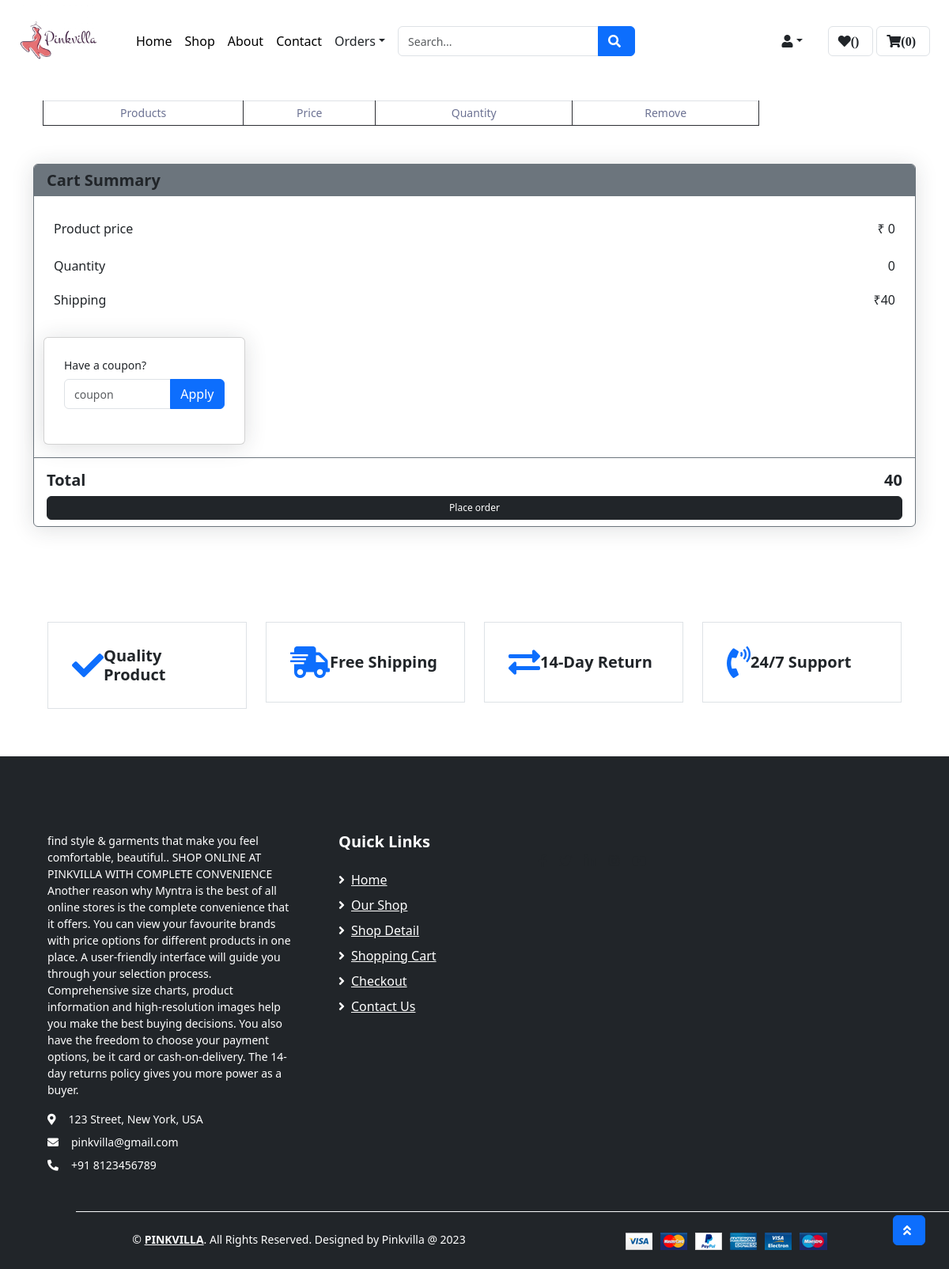
Page /show-cart/ (signed in) on the earlier database version.
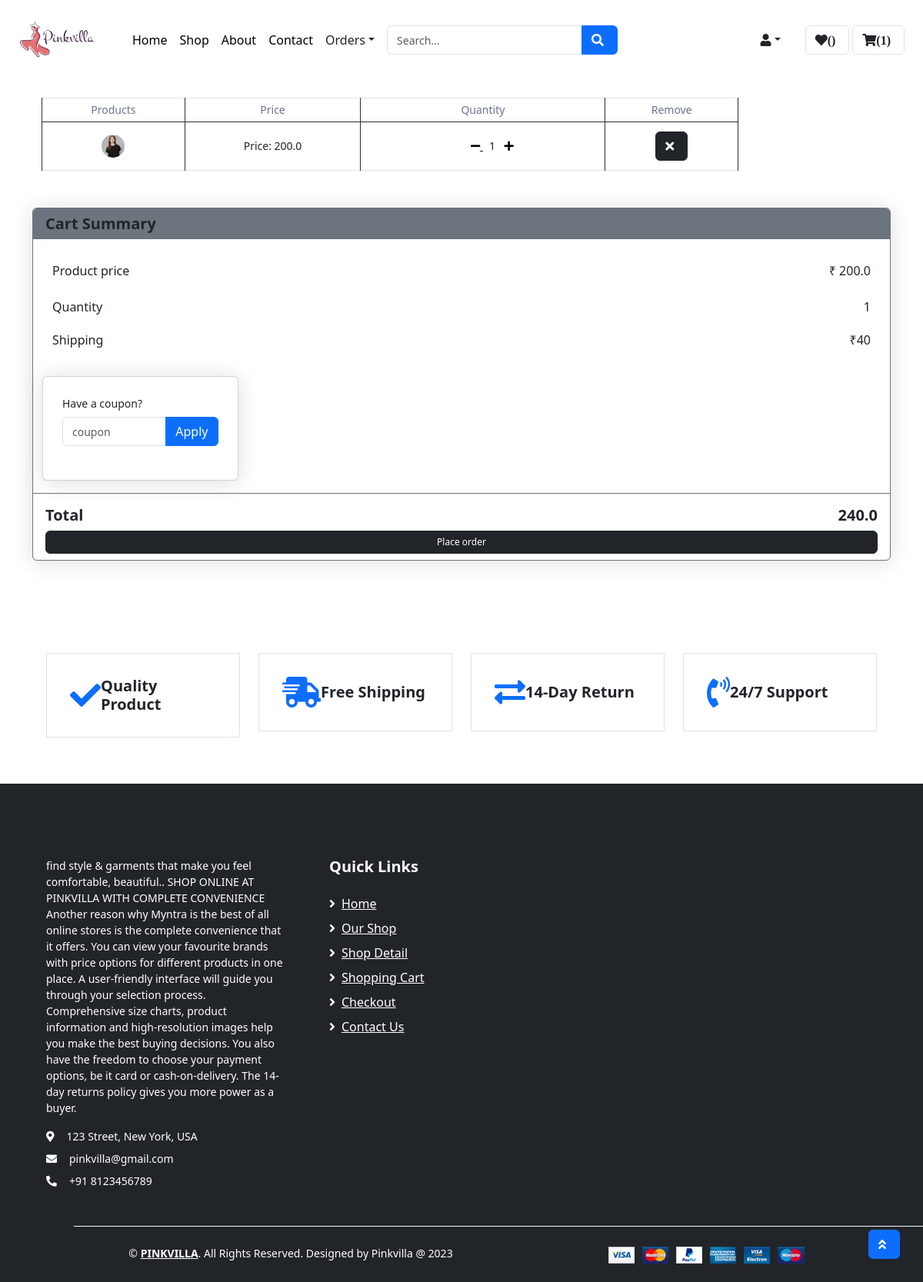
Same page on the later database version.
### app1/models.py (models this page shows, shortened)
class Cart(models.Model):
    username = models.ForeignKey(custom_user,on_delete=models.CASCADE)
    variant = models.ForeignKey(Variant,on_delete=models.CASCADE)
    coupon = models.ForeignKey(Coupon, on_delete=models.SET_NULL,null=True,blank= True)
    discount_price= models.DecimalField(max_digits=10,decimal_places=2,default=0)
    quantity = models.PositiveIntegerField(default=1)

class Variant(models.Model):
    id = models.AutoField(primary_key=True)
    variant = models.CharField(max_length=100,blank= True,null= True)
    Product = models.ForeignKey(Product,on_delete=models.CASCADE)
    Color = models.ForeignKey(Color,on_delete=models.CASCADE)
    Size = models.ForeignKey(Size,on_delete=models.CASCADE)
    quantity = models.IntegerField(default=1)
    price = models.FloatField(default=0)
    image1 = models.ImageField(blank=True, upload_to='images/')
    image2 = models.ImageField(blank=True, upload_to='images/')
    image3 = models.ImageField(blank=True, upload_to='images/')
    image4 = models.ImageField(blank=True, upload_to='images/')

### app1/views.py (the view, shortened to what this page needs)
# urls.py: path('show-cart/', views.show_cart, name='show-cart'),
def show_cart(request):
    username = custom_user.objects.get(username=request.session["username"])
    cart_items = Cart.objects.filter(username=username)
    cart_count = cart_items.count()
    couponobj = None
    amount = 0
    quantityobj = 0
    for cart_item in cart_items:
        value = cart_item.quantity * cart_item.variant.price
        amount += value
        quantityobj += cart_item.quantity
    coupon_discount = 0
    if couponobj and couponobj.exists():
        print(couponobj,",,,,,,,,,,,,,,,,,,,,,,,,,,,,,,,,,,,,,,,,,")
        coupon_discount = couponobj[0].discount_price
        print(coupon_discount,"eeeeeeeeeeeeeeeeeeeeeeeeeeeeeeeeeeeeeeeeeeeeeeeee")
        amount =Decimal(amount) - coupon_discount
        print (amount)
    total = amount + 40
    print(total,">>>>>>>>>>>>>>>>>>>>>>>>>>>>")
    context = {'cart': cart_items,
        'total': total,
        'amount': amount,
        'quantityobj': quantityobj,
        'coupon_discount': coupon_discount,
        'cart_count': cart_count }
    return render(request, 'addtocart.html',context)

### app1/templates/addtocart.html (shortened to what this page needs)
{% extends 'product_detail.html' %}
{% load static %}
{% block main-content %}
<div class="container mr-8 mt-4">
    <div class="col-lg-10  mb-5">
        <table class="table table-bordered text-center mb-2" >
            <thead class="bg-secondary text-dark">
                <tr>
                    <th>Products</th>
                    <th>Price</th>
                    <th>Quantity</th>
                    <th>Remove</th>
                </tr>
            </thead>
            <tbody class="align-middle">
                {% for item in cart %}
                <tr>
                    <td class="align-middle">
                        <img src="{{ item.variant.image1.url }}" alt="" class="img-fluid">
                    </td>
                    <td class="align-middle">
                        <p class="card-text">Price: {{ item.variant.price }}</p>
                    </td>
                    <td class="align-middle">
                            <div class="p-3 ml-4 align-middle">
                                <a href="{% url 'cart_dec' item.id %}" class="mr-2" style="color: black;">
                                    <i class="fa fa-minus"></i>
                                </a>
                            {{item.quantity}}
                                <a href="{% url 'cart_inc' item.id %}" class="ml-2" style="color: black;">
                                    <i class="fa fa-plus"></i>
                                </a>
                            </div>
                    </td>
                    <td class="align-middle">
                        <a href="{% url 'cart_remove' item.id %}" class="btn btn-dark" onclick="return confirm('Do you want to remove this product from the cart?');">
                            <i class="fa fa-times"></i>
                        </a>
                    </td>
                </tr>
                {% endfor %}
            </tbody>
        </table>
    </div>
</div>
    <div class="container pt-0 sm-0">
    <div class="card border-secondary col- sm-2">
         <div class="card-header bg-secondary border-0">
            <h5 class="font-weight-semi-bold m-0">Cart Summary</h5>
         </div>
        <div class="card-body">
            <div class="d-flex justify-content-between mb-3 pt-1">
                <h6 class="font-weight-medium">Product price</h6>
                <h6 class="font-weight-medium">₹ {{amount}}</h6>
            </div>
            <div class="d-flex justify-content-between mb-3 pt-1">
                <h6 class="font-weight-medium">Quantity</h6>
                <h6 class="font-weight-medium">{{quantityobj}}</h6>
            </div>
            <div class="d-flex justify-content-between">
                <h6 class="font-weight-medium">Shipping</h6>
                <h6 class="font-weight-medium">₹40</h6>
            </div>
        </div>
        <aside class="col-md-3">
            <div class="card mb-3">
                <div class="card-body">
                    <form method="POST">
                        <div class="form-group">
                            <label>Have a coupon? </label>
                            <div class="input-group">
                                <input type="text" class="form-control" name="coupon" placeholder="coupon">
                                <span class="input-group-append">
                                    <button type="submit" class="btn btn-primary">Apply</button>
                                </span>
                            </div>
                        </div>
                    </form>
                </div>
            </div>
        </aside>
        <div class="card-footer border-secondary bg-transparent">
            <div class="d-flex justify-content-between mt-2">
                <h5 class="font-weight-bold">Total</h5>
                <h5 class="font-weight-bold">{{total}}</h5>
            </div>
            <div class="d-grid">
                <a href="{% url 'checkout' %}" class="btn btn-dark" style="padding: 5px 10px; font-size: 12px;">Place order</a>
            </div>
        </div>
    </div>
</div>
{% endblock main-content %}

### app1/templates/product_detail.html (shortened to what this page needs)
{% extends 'user_product.html' %}
{% load static %}

### app1/templates/user_product.html (shortened to what this page needs)
{% extends 'user_home.html' %}
{% load static %}

### app1/templates/user_home.html (shortened to what this page needs)
<!DOCTYPE html>
<html lang="en">
  {% load static %}
<head>
    <link href="https://cdnjs.cloudflare.com/ajax/libs/font-awesome/5.10.0/css/all.min.css" rel="stylesheet">
    <link href="lib/owlcarousel/assets/owl.carousel.min.css" rel="stylesheet">
    <link href="/static/app/css/style.min.css" rel="stylesheet">
    <link href="{% static 'app/css/style.css' %}" rel="stylesheet">
    <link href="https://cdn.jsdelivr.net/npm/bootstrap@5.3.0/dist/css/bootstrap.min.css" rel="stylesheet">
</head>
<body>
    <div class="row align-items-center py-1 px-xl-4">
        <div class="d-flex align-items-center">
            <div class="mr-5 d-none d-lg-block">
                <a href="" class="text-decoration-none">
                    <h1 class="mb-3 display-5 font-weight-semi-bold">
                             <img src="{% static "app/img/product/logo2.png" %}" alt="Logo" class="img-fluid"  style="width: 100px; height: auto; ">
                    </h1>
                </a>
            </div>
            <div class="mr-3">
                <a href="{% url 'userhome' %}" style="text-decoration: none;">
                    <button type="button" style="border: none; background: none; padding: 0; cursor: pointer;">Home</button>
                </a>
            </div>
            <div class="mr-3">
                <a href="{% url 'shop' %}" style="text-decoration: none;">
                    <button type="button" style="border: none; background: none; padding: 0; cursor: pointer;">Shop</button>
                </a>
            </div>
            <div class="mr-3">
                <a href="{% url 'about' %}" style="text-decoration: none;">
                    <button type="button" style="border: none; background: none; padding: 0; cursor: pointer;">About</button>
                </a>
            </div>
            <div class="mr-3">
                <a href="{% url 'contact' %}" style="text-decoration: none;">
                    <button type="button" style="border: none; background: none; padding: 0; cursor: pointer;">Contact</button>
                </a>
            </div>
            <div class="nav-item dropdown mr-3">
                <a href="#" class="nav-link dropdown-toggle" data-toggle="dropdown">Orders</a>
            </div>
            {% block search %}
                    <form action="" method="POST" class="flex-grow-1">
                        <div class="input-group" style="width: 300px;">
                            <input type="text" class="form-control" name="search" placeholder="Search...">
                            <div class="input-group-append">
                                <button type="submit" class="btn btn-primary">
                                    <i class="fa fa-search"></i>
                                </button>
                            </div>
                        </div>
                    </form>
            {% endblock search %}
                <div class="nav-item dropdown mr-3">
                    <a href="#" class="nav-link dropdown-toggle " data-toggle="dropdown"><i class="fa fa-user" aria-hidden="true"></i></a>
                </div>
                <a href="{% url 'wishlist' %}" class="btn border ml-3">
                    <i class="fas fa-heart">({{ wishlist_count }})</i>
                </a>
                <a href="{% url 'show-cart' %}" class="btn border ml-1">
                    <i class="fas fa-shopping-cart">({{ cart_count }})</i>
                </a>
            </div>
        </div>
   {% block main-content%}{% endblock main-content%}
    <br>
    <br>
    <br>
     <div class="container-fluid pt-5">
        <div class="row px-xl-5 pb-3">
            <div class="col-lg-3 col-md-6 col-sm-12 pb-1">
                <div class="d-flex align-items-center border mb-4" style="padding: 30px;">
                    <h1 class="fa fa-check text-primary m-0 mr-3"></h1>
                    <h5 class="font-weight-semi-bold m-0">Quality Product</h5>
                </div>
            </div>
            <div class="col-lg-3 col-md-6 col-sm-12 pb-1">
                <div class="d-flex align-items-center border mb-4" style="padding: 30px;">
                    <h1 class="fa fa-shipping-fast text-primary m-0 mr-2"></h1>
                    <h5 class="font-weight-semi-bold m-0">Free Shipping</h5>
                </div>
            </div>
            <div class="col-lg-3 col-md-6 col-sm-12 pb-1">
                <div class="d-flex align-items-center border mb-4" style="padding: 30px;">
                    <h1 class="fas fa-exchange-alt text-primary m-0 mr-3"></h1>
                    <h5 class="font-weight-semi-bold m-0">14-Day Return</h5>
                </div>
            </div>
            <div class="col-lg-3 col-md-6 col-sm-12 pb-1">
                <div class="d-flex align-items-center border mb-4" style="padding: 30px;">
                    <h1 class="fa fa-phone-volume text-primary m-0 mr-3"></h1>
                    <h5 class="font-weight-semi-bold m-0">24/7 Support</h5>
                </div>
            </div>
        </div>
    </div>
    <div class="container-fluid bg-dark text-white mt-3 pt-5">
        <div class="row px-xl-5 pt-5">
            <div class="col-lg-4 col-md-12 mb-5 pr-3 pr-xl-5">
                <p>find style & garments that make you feel comfortable, beautiful..
                    SHOP ONLINE AT PINKVILLA WITH COMPLETE CONVENIENCE
Another reason why Myntra is the best of all online stores is the complete convenience that it offers.
 You can view your favourite brands with price options for different products in one place.
 A user-friendly interface will guide you through your selection process. Comprehensive size charts,
  product information and high-resolution images help you make the best buying decisions.
   You also have the freedom to choose your payment options, be it card or cash-on-delivery.
    The 14-day returns policy gives you more power as a buyer.
                </p>
                <p class="mb-2"><i class="fa fa-map-marker-alt text-white mr-3"></i>123 Street, New York, USA</p>
                <p class="mb-2"><i class="fa fa-envelope text-white mr-3"></i>pinkvilla@gmail.com</p>
                <p class="mb-0"><i class="fa fa-phone-alt text-white mr-3"></i>+91 8123456789</p>
            </div>
            <div class="col-lg-8 col-md-12">
                <div class="row">
                    <div class="col-md-4 mb-5">
                        <h5 class="font-weight-bold text-white mb-4">Quick Links</h5>
                        <div class="d-flex flex-column justify-content-start">
                            <a class="text-white mb-2" href="index.html"><i class="fa fa-angle-right mr-2"></i>Home</a>
                            <a class="text-white mb-2" href="shop.html"><i class="fa fa-angle-right mr-2"></i>Our Shop</a>
                            <a class="text-white mb-2" href="detail.html"><i class="fa fa-angle-right mr-2"></i>Shop Detail</a>
                            <a class="text-white mb-2" href="cart.html"><i class="fa fa-angle-right mr-2"></i>Shopping Cart</a>
                            <a class="text-white mb-2" href="checkout.html"><i class="fa fa-angle-right mr-2"></i>Checkout</a>
                            <a class="text-white" href="contact.html"><i class="fa fa-angle-right mr-2"></i>Contact Us</a>
                        </div>
                    </div>
                     <div class="col-md-4 mb-5">
                        <div class="d-flex flex-column justify-content-start">
                            <div class="d-inline-flex align-items-center">
                                <a class="text-dark px-2" href="">
                                    <i class="fab fa-facebook-f"></i>
                                </a>
                                <a class="text-dark px-2" href="">
                                    <i class="fab fa-twitter"></i>
                                </a>
                                <a class="text-dark px-2" href="">
                                    <i class="fab fa-linkedin-in"></i>
                                </a>
                                <a class="text-dark px-2" href="">
                                    <i class="fab fa-instagram"></i>
                                </a>
                                <a class="text-dark pl-2" href="">
                                    <i class="fab fa-youtube"></i>
                                </a>
                        </div>
                    </div>
                </div>
            </div>
        </div>
        <div class="row border-top border-light mx-xl-5 py-4">
            <div class="col-md-6 px-xl-0">
                <p class="mb-md-0 text-center text-md-left text-white">
                    &copy; <a class="text-white font-weight-semi-bold" href="#">PINKVILLA</a>. All Rights Reserved. Designed
                    by Pinkvilla @ 2023
                </p>
            </div>
            <div class="col-md-6 px-xl-0 text-center text-md-right">
                <img class="img-fluid" src="img/payments.png" alt="">
            </div>
        </div>
    </div>
    <a href="#" class="btn btn-primary back-to-top"><i class="fa fa-angle-double-up"></i></a>
</body>
</html>

Differences in the rows shown:
added Cart: variant.image1 (picture), variant.price "200.0", quantity "1"
Other differences:
{{ cart_count }}: "0" → "1"
{{ amount }}: "0" → "200.0"
{{ quantityobj }}: "0" → "1"
{{ total }}: "40" → "240.0"
